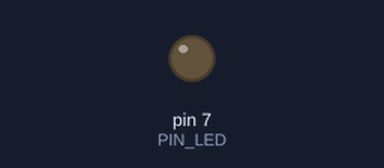
Recording of a sketch running on a simulated Arduino Uno, built with avr-gcc and run on an emulated ATmega328P. On the bench: output pins drawn as LEDs (lit = HIGH). Dashed ring = blinking. At 5.4 s the program stops and its outputs stay as they are.

Above: at 0.6 s.
At 2.5 s:
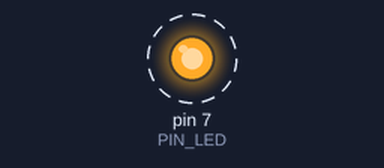
Timing chart, 0 to 3.0 s (numbered marks = the images above):
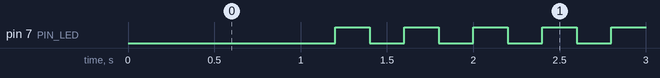

Measured:
- by itself, pin 7 (PIN_LED): alternates HIGH for 0.20 s and LOW for 0.20 s, 11 changes in all, then stays HIGH

The sketch:

05_practice_2.ino
```cpp
#define PIN_LED 7
int t = 0;

void setup() {
  pinMode(PIN_LED, OUTPUT);
}

void loop() {

  digitalWrite(PIN_LED, 0);
  delay(1000);

  while (t <= 5) {
    digitalWrite(PIN_LED, 0);
    delay(200);
    digitalWrite(PIN_LED, 1);
    delay(200);
    t+=1;
  }

  while (1){
    delay(1000);
    } // infinite loop
}
```
